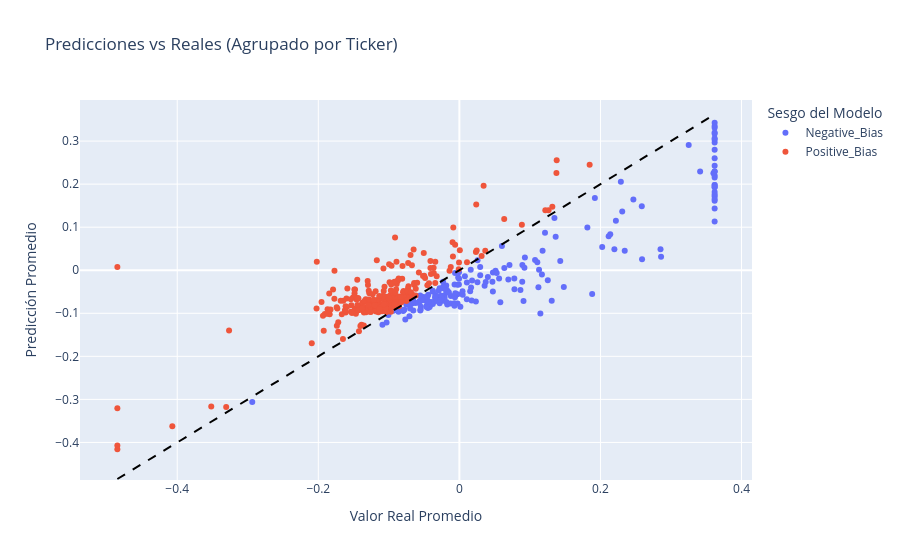

The cell this chart's notebook holds for it:
### Markdown cell above
Se generan 2 clusters segun las predicciones:
* Positive_Bias: si los residuos son mayores o iguales a cero.
* Negative_Bias: si los residuos son menores a cero.

### Code cell
# Se dividen los datos para predecir el valor de la última fecha disponible para cada ticker en el conjunto de test
X_train = X.iloc[:-len(df['Ticker'].unique())]  # Todos menos la última fecha de cada ticker
y_train = y.iloc[:-len(df['Ticker'].unique())]
X_test = X.iloc[-len(df['Ticker'].unique()):]   # Solo la última fecha de cada ticker
y_test = y.iloc[-len(df['Ticker'].unique()):]

# Recuperar el ticker usando el indice de y_test
tickers_test = df.loc[y_test.index, 'Ticker']

# Predicciones en el conjunto de test
y_pred = pipe.predict(X_test)

# Consolidar resultados individuales en un DataFrame
resultados_df = pd.DataFrame({
    'Ticker': tickers_test,
    'Predicho': y_pred,
    'Real': y_test
})

# Calcular el residuo para cada predicción
resultados_df['Residuo'] = resultados_df['Predicho'] - resultados_df['Real']

# Agrupar por ticker
resultados_agrupados = resultados_df.groupby('Ticker')[['Predicho', 'Real', 'Residuo']].mean()

# Generar el Cluster sobre el promedio de los residuos
resultados_agrupados['Cluster'] = ['Positive_Bias' if r >= 0 else 'Negative_Bias' 
                                   for r in resultados_agrupados['Residuo']]

# Visualizar
fig = px.scatter(
    resultados_agrupados, 
    x='Real', 
    y='Predicho', 
    color='Cluster',
    hover_name=resultados_agrupados.index, 
    labels={'Real':'Valor Real Promedio', 'Predicho':'Predicción Promedio', 'Cluster':'Sesgo del Modelo'},
    title='Predicciones vs Reales (Agrupado por Ticker)'
)

# Línea de identidad perfecta
min_val = resultados_agrupados['Real'].min()
max_val = resultados_agrupados['Real'].max()
fig.add_shape(type='line', x0=min_val, y0=min_val, x1=max_val, y1=max_val,
              line=dict(color='black', dash='dash', width=2))
fig.show()

# Estadísticas por cluster a nivel Ticker
over_mask = resultados_agrupados['Cluster'] == 'Positive_Bias'
under_mask = resultados_agrupados['Cluster'] == 'Negative_Bias'

print("\nEstadísticas por cluster (a nivel de Ticker):")
print(f"Overprediction: {over_mask.sum()} tickers, residuo medio global: {resultados_agrupados.loc[over_mask, 'Residuo'].mean():.4f}")
print(f"Underprediction: {under_mask.sum()} tickers, residuo medio global: {resultados_agrupados.loc[under_mask, 'Residuo'].mean():.4f}")

### Figure 1 — Plotly figure (JSON) as saved in the notebook; plotly's stock layout.template omitted (floating-point values rounded to 4 significant figures; data arrays with more than 128 entries replaced by an {"elided": "..."} marker saying what was removed)
{"data": [{"hovertemplate": "<b>%{hovertext}</b><br><br>Sesgo del Modelo=Negative_Bias<br>Valor Real Promedio=%{x}<br>Predicción Promedio=%{y}<extra></extra>", "hovertext": {"elided": "186 str values"}, "legendgroup": "Negative_Bias", "marker": {"color": "#636efa", "symbol": "circle"}, "mode": "markers", "name": "Negative_Bias", "orientation": "v", "showlegend": true, "type": "scatter", "x": {"elided": "186 float values"}, "xaxis": "x", "y": {"elided": "186 float values"}, "yaxis": "y"}, {"hovertemplate": "<b>%{hovertext}</b><br><br>Sesgo del Modelo=Positive_Bias<br>Valor Real Promedio=%{x}<br>Predicción Promedio=%{y}<extra></extra>", "hovertext": {"elided": "267 str values"}, "legendgroup": "Positive_Bias", "marker": {"color": "#EF553B", "symbol": "circle"}, "mode": "markers", "name": "Positive_Bias", "orientation": "v", "showlegend": true, "type": "scatter", "x": {"elided": "267 float values"}, "xaxis": "x", "y": {"elided": "267 float values"}, "yaxis": "y"}], "layout": {"legend": {"title": {"text": "Sesgo del Modelo"}, "tracegroupgap": 0}, "shapes": [{"line": {"color": "black", "dash": "dash", "width": 2}, "type": "line", "x0": -0.4849, "x1": 0.3619, "y0": -0.4849, "y1": 0.3619}], "title": {"text": "Predicciones vs Reales (Agrupado por Ticker)"}, "xaxis": {"anchor": "y", "domain": [0, 1], "title": {"text": "Valor Real Promedio"}}, "yaxis": {"anchor": "x", "domain": [0, 1], "title": {"text": "Predicción Promedio"}}}}
